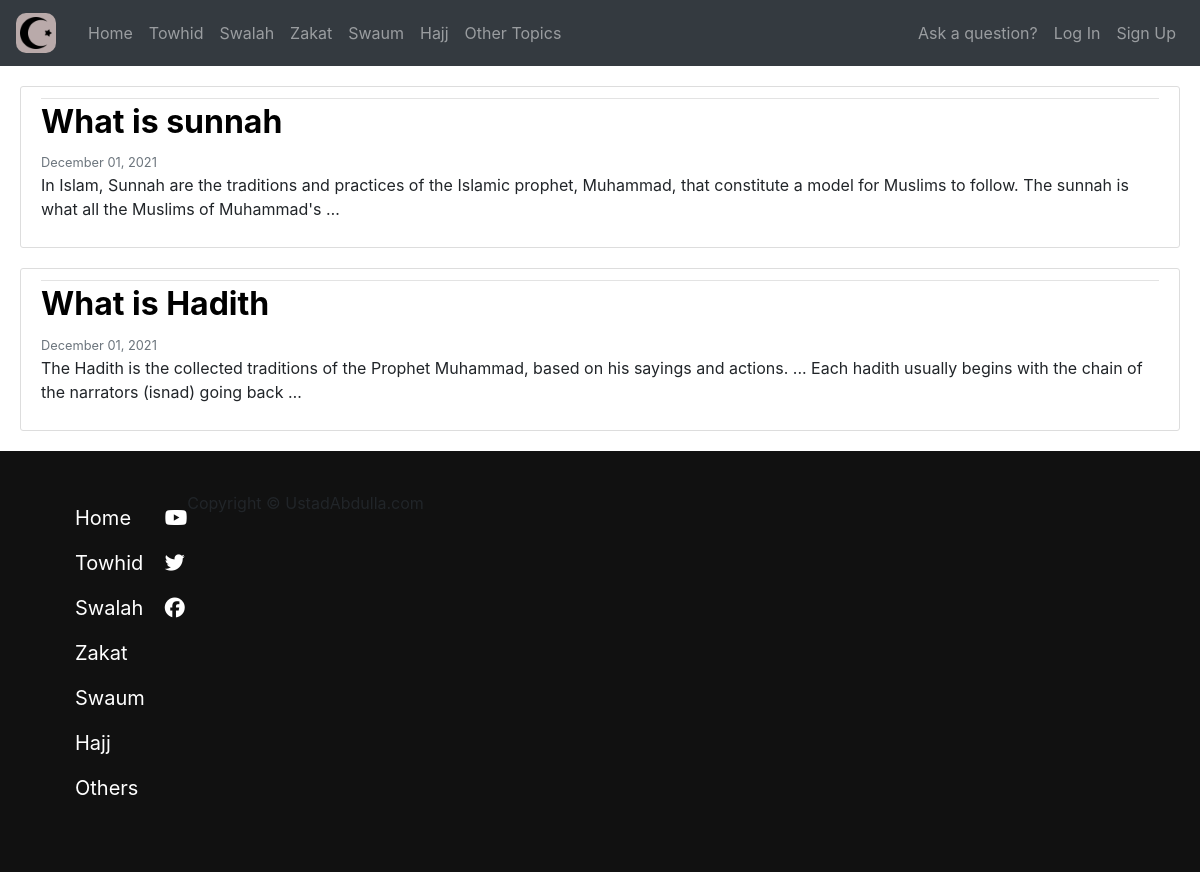
The page /home/articles/ on the database its author committed.
### home/models.py (models this page shows, shortened)
class Article_Post(models.Model):
    title = models.CharField(max_length=50)
    slug = models.SlugField(null=True)
    content = models.TextField()
    date_posted = models.DateTimeField(default=timezone.now)

### home/views.py (the view)
# urls.py: path('articles/', views.articles, name='articles'),
def articles(request):
     articles = Article_Post.objects.all()
     my_context = {
          'articles': articles
     }
     return render(request, 'home/article.html', my_context)

### home/templates/home/article.html (shortened to what this page needs)
{% extends 'base.html' %}
{% block content %}
{% for object in articles reversed %}
                    <article class="media content-section">
                      <div class="media-body">
                        <div class="article-metadata">
                        </div>
                        <h2><a class="article-title" href="{% url 'article-detail' object.slug %}">{{ object.title }}</a></h2>
                        <small class="text-muted">{{ object.date_posted | date:"F d, Y" }}</small>
                        <p class="article-content">{{ object.content|truncatewords:30 }}</p>
                      </div>
                    </article>
                    {% endfor %}
{% endblock content %}

### static/base.css (style rules this page uses)
* { margin: 0; padding: 0; }
body { font-family: 'PT Sans', sans-serif, 'Roboto'; }
.content-section { padding: 10px 20px; border: 1px solid #dddddd; border-radius: 3px; margin: 20px; }
.article-title { color: black; font-weight: bold; }
.article-content { white-space: pre-line; }
.article-metadata { padding-bottom: 1px; margin-bottom: 4px; border-bottom: 1px solid #e3e3e3; }
.content-section { background: #ffffff; padding: 10px 20px; border: 1px solid #dddddd; border-radius: 3px; margin-bottom: 20px; }

### rows shown on the page
Article_Post: title "What is sunnah", date_posted "December 01, 2021", content "In Islam, Sunnah are the traditions and practices of the Islamic prophet, Muhammad, that constitute a model for Muslims to follow. The sunnah is what all the Muslims of Muhammad's …"
Article_Post: title "What is Hadith", date_posted "December 01, 2021", content "The Hadith is the collected traditions of the Prophet Muhammad, based on his sayings and actions. ... Each hadith usually begins with the chain of the narrators (isnad) going back …"
